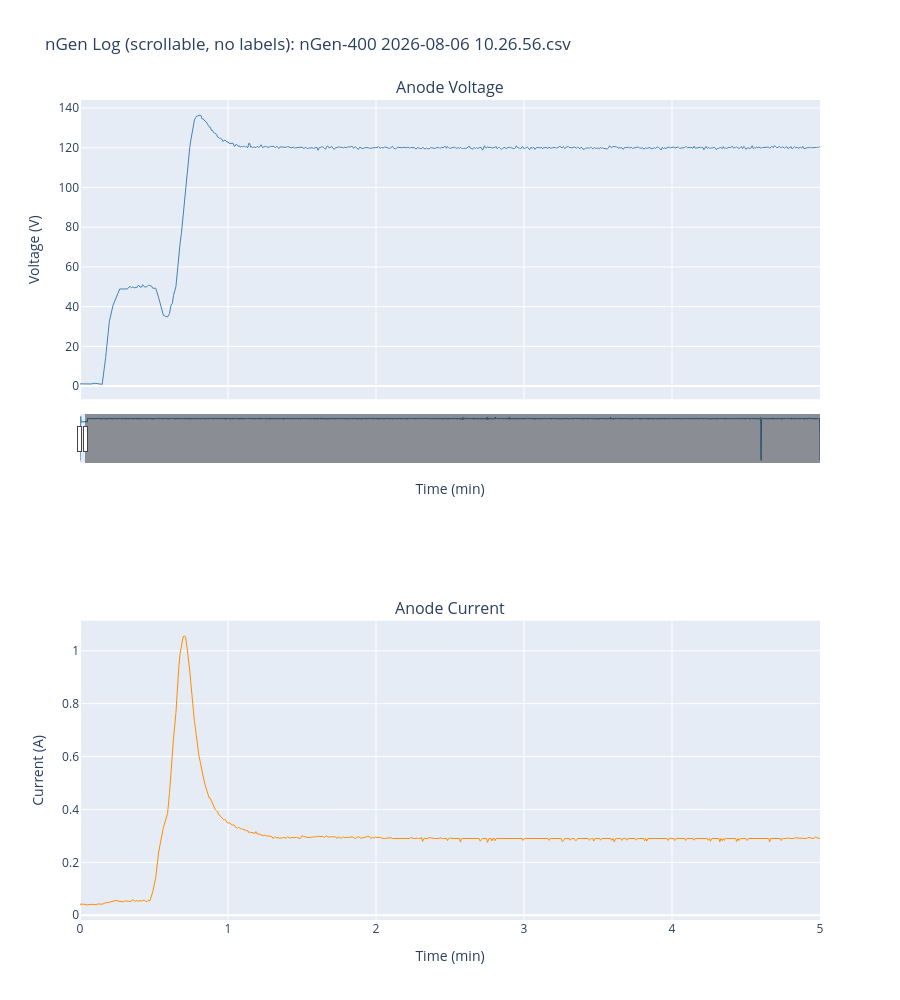

This figure's notebook cell:
### Code cell
# Scrollable plot — event lines only, no text annotations
fig_clean = make_subplots(
    rows=2, cols=1,
    shared_xaxes=True,
    subplot_titles=('Anode Voltage', 'Anode Current'),
    vertical_spacing=0.27
)

fig_clean.add_trace(
    go.Scatter(x=df['Time (min)'], y=df['Anode Voltage'],
               mode='lines', name='Anode Voltage',
               line=dict(color='steelblue', width=1)),
    row=1, col=1
)
fig_clean.add_trace(
    go.Scatter(x=df['Time (min)'], y=df['Anode Current'],
               mode='lines', name='Anode Current',
               line=dict(color='darkorange', width=1)),
    row=2, col=1
)

fig_clean.update_layout(
    title=f'nGen Log (scrollable, no labels): {os.path.basename(file_dropdown.value)}',
    height=1000,
    xaxis=dict(
        range=[t_min, t_min + window_min],
        rangeslider=dict(visible=True, thickness=0.06),
        title='Time (min)'
    ),
    xaxis2=dict(
        range=[t_min, t_min + window_min],
        title='Time (min)'
    ),
    yaxis=dict(title='Voltage (V)'),
    yaxis2=dict(title='Current (A)'),
    showlegend=False
)

fig_clean.show()

### Figure 1 — Plotly figure (JSON) as saved in the notebook; plotly's stock layout.template omitted (floating-point values rounded to 4 significant figures; data arrays with more than 128 entries replaced by an {"elided": "..."} marker saying what was removed)
{"data": [{"line": {"color": "steelblue", "width": 1}, "mode": "lines", "name": "Anode Voltage", "type": "scatter", "x": {"elided": "90232 float values"}, "xaxis": "x", "y": {"elided": "90232 float values"}, "yaxis": "y"}, {"line": {"color": "darkorange", "width": 1}, "mode": "lines", "name": "Anode Current", "type": "scatter", "x": {"elided": "90232 float values"}, "xaxis": "x2", "y": {"elided": "90232 float values"}, "yaxis": "y2"}], "layout": {"annotations": [{"font": {"size": 16}, "showarrow": false, "text": "Anode Voltage", "x": 0.5, "xanchor": "center", "xref": "paper", "y": 1, "yanchor": "bottom", "yref": "paper"}, {"font": {"size": 16}, "showarrow": false, "text": "Anode Current", "x": 0.5, "xanchor": "center", "xref": "paper", "y": 0.365, "yanchor": "bottom", "yref": "paper"}], "height": 1000, "showlegend": false, "title": {"text": "nGen Log (scrollable, no labels): nGen-400 2026-08-06 10.26.56.csv"}, "xaxis": {"anchor": "y", "domain": [0, 1], "matches": "x2", "range": [0, 5], "rangeslider": {"thickness": 0.06, "visible": true}, "showticklabels": false, "title": {"text": "Time (min)"}}, "xaxis2": {"anchor": "y2", "domain": [0, 1], "range": [0, 5], "title": {"text": "Time (min)"}}, "yaxis": {"anchor": "x", "domain": [0.635, 1], "title": {"text": "Voltage (V)"}}, "yaxis2": {"anchor": "x2", "domain": [0, 0.365], "title": {"text": "Current (A)"}}}}
